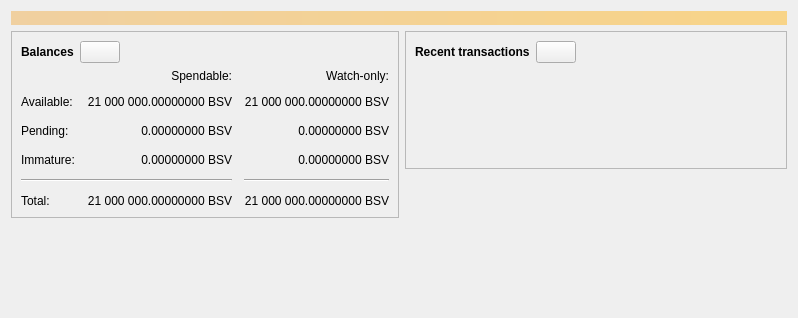
<?xml version="1.0" encoding="UTF-8"?>
<ui version="4.0">
 <class>OverviewPage</class>
 <widget class="QWidget" name="OverviewPage">
  <property name="geometry">
   <rect>
    <x>0</x>
    <y>0</y>
    <width>798</width>
    <height>318</height>
   </rect>
  </property>
  <property name="windowTitle">
   <string>Form</string>
  </property>
  <layout class="QVBoxLayout" name="topLayout">
   <item>
    <widget class="QLabel" name="labelAlerts">
     <property name="visible">
      <bool>false</bool>
     </property>
     <property name="styleSheet">
      <string notr="true">QLabel { background-color: qlineargradient(x1: 0, y1: 0, x2: 1, y2: 0, stop:0 #F0D0A0, stop:1 #F8D488); color:#000000; }</string>
     </property>
     <property name="wordWrap">
      <bool>true</bool>
     </property>
     <property name="margin">
      <number>3</number>
     </property>
     <property name="textInteractionFlags">
      <set>Qt::TextSelectableByMouse</set>
     </property>
    </widget>
   </item>
   <item>
    <layout class="QHBoxLayout" name="horizontalLayout" stretch="1,1">
     <item>
      <layout class="QVBoxLayout" name="verticalLayout_2">
       <item>
        <widget class="QFrame" name="frame">
         <property name="frameShape">
          <enum>QFrame::StyledPanel</enum>
         </property>
         <property name="frameShadow">
          <enum>QFrame::Raised</enum>
         </property>
         <layout class="QVBoxLayout" name="verticalLayout_4">
          <item>
           <layout class="QHBoxLayout" name="horizontalLayout_4">
            <item>
             <widget class="QLabel" name="label_5">
              <property name="font">
               <font>
                <weight>75</weight>
                <bold>true</bold>
               </font>
              </property>
              <property name="text">
               <string>Balances</string>
              </property>
             </widget>
            </item>
            <item>
             <widget class="QPushButton" name="labelWalletStatus">
              <property name="enabled">
               <bool>true</bool>
              </property>
              <property name="maximumSize">
               <size>
                <width>45</width>
                <height>16777215</height>
               </size>
              </property>
              <property name="toolTip">
               <string>The displayed information may be out of date. Your wallet automatically synchronizes with the Bsvcoin network after a connection is established, but this process has not completed yet.</string>
              </property>
              <property name="text">
               <string/>
              </property>
              <property name="icon">
               <iconset resource="../bsvcoin.qrc">
                <normaloff>:/icons/warning</normaloff>
                <disabledoff>:/icons/warning</disabledoff>:/icons/warning</iconset>
              </property>
              <property name="iconSize">
               <size>
                <width>24</width>
                <height>24</height>
               </size>
              </property>
             </widget>
            </item>
            <item>
             <spacer name="horizontalSpacer_3">
              <property name="orientation">
               <enum>Qt::Horizontal</enum>
              </property>
              <property name="sizeHint" stdset="0">
               <size>
                <width>40</width>
                <height>20</height>
               </size>
              </property>
             </spacer>
            </item>
           </layout>
          </item>
          <item>
           <layout class="QGridLayout" name="gridLayout">
            <property name="spacing">
             <number>12</number>
            </property>
            <item row="2" column="2">
             <widget class="QLabel" name="labelWatchPending">
              <property name="cursor">
               <cursorShape>IBeamCursor</cursorShape>
              </property>
              <property name="toolTip">
               <string>Unconfirmed transactions to watch-only addresses</string>
              </property>
              <property name="text">
               <string notr="true">0.00000000 BSV</string>
              </property>
              <property name="alignment">
               <set>Qt::AlignRight|Qt::AlignTrailing|Qt::AlignVCenter</set>
              </property>
              <property name="textInteractionFlags">
               <set>Qt::LinksAccessibleByMouse|Qt::TextSelectableByKeyboard|Qt::TextSelectableByMouse</set>
              </property>
             </widget>
            </item>
            <item row="2" column="1">
             <widget class="QLabel" name="labelUnconfirmed">
              <property name="cursor">
               <cursorShape>IBeamCursor</cursorShape>
              </property>
              <property name="toolTip">
               <string>Total of transactions that have yet to be confirmed, and do not yet count toward the spendable balance</string>
              </property>
              <property name="text">
               <string notr="true">0.00000000 BSV</string>
              </property>
              <property name="alignment">
               <set>Qt::AlignRight|Qt::AlignTrailing|Qt::AlignVCenter</set>
              </property>
              <property name="textInteractionFlags">
               <set>Qt::LinksAccessibleByMouse|Qt::TextSelectableByKeyboard|Qt::TextSelectableByMouse</set>
              </property>
             </widget>
            </item>
            <item row="3" column="2">
             <widget class="QLabel" name="labelWatchImmature">
              <property name="cursor">
               <cursorShape>IBeamCursor</cursorShape>
              </property>
              <property name="toolTip">
               <string>Mined balance in watch-only addresses that has not yet matured</string>
              </property>
              <property name="text">
               <string notr="true">0.00000000 BSV</string>
              </property>
              <property name="alignment">
               <set>Qt::AlignRight|Qt::AlignTrailing|Qt::AlignVCenter</set>
              </property>
              <property name="textInteractionFlags">
               <set>Qt::LinksAccessibleByMouse|Qt::TextSelectableByKeyboard|Qt::TextSelectableByMouse</set>
              </property>
             </widget>
            </item>
            <item row="4" column="0" colspan="2">
             <widget class="Line" name="line">
              <property name="orientation">
               <enum>Qt::Horizontal</enum>
              </property>
             </widget>
            </item>
            <item row="4" column="2">
             <widget class="Line" name="lineWatchBalance">
              <property name="sizePolicy">
               <sizepolicy hsizetype="Preferred" vsizetype="Fixed">
                <horstretch>0</horstretch>
                <verstretch>0</verstretch>
               </sizepolicy>
              </property>
              <property name="minimumSize">
               <size>
                <width>140</width>
                <height>0</height>
               </size>
              </property>
              <property name="orientation">
               <enum>Qt::Horizontal</enum>
              </property>
             </widget>
            </item>
            <item row="5" column="0">
             <widget class="QLabel" name="labelTotalText">
              <property name="text">
               <string>Total:</string>
              </property>
             </widget>
            </item>
            <item row="3" column="1">
             <widget class="QLabel" name="labelImmature">
              <property name="cursor">
               <cursorShape>IBeamCursor</cursorShape>
              </property>
              <property name="toolTip">
               <string>Mined balance that has not yet matured</string>
              </property>
              <property name="text">
               <string notr="true">0.00000000 BSV</string>
              </property>
              <property name="alignment">
               <set>Qt::AlignRight|Qt::AlignTrailing|Qt::AlignVCenter</set>
              </property>
              <property name="textInteractionFlags">
               <set>Qt::LinksAccessibleByMouse|Qt::TextSelectableByKeyboard|Qt::TextSelectableByMouse</set>
              </property>
             </widget>
            </item>
            <item row="2" column="3">
             <spacer name="horizontalSpacer_2">
              <property name="orientation">
               <enum>Qt::Horizontal</enum>
              </property>
              <property name="sizeHint" stdset="0">
               <size>
                <width>40</width>
                <height>20</height>
               </size>
              </property>
             </spacer>
            </item>
            <item row="3" column="0">
             <widget class="QLabel" name="labelImmatureText">
              <property name="text">
               <string>Immature:</string>
              </property>
             </widget>
            </item>
            <item row="5" column="1">
             <widget class="QLabel" name="labelTotal">
              <property name="cursor">
               <cursorShape>IBeamCursor</cursorShape>
              </property>
              <property name="toolTip">
               <string>Your current total balance</string>
              </property>
              <property name="text">
               <string notr="true">21 000 000.00000000 BSV</string>
              </property>
              <property name="alignment">
               <set>Qt::AlignRight|Qt::AlignTrailing|Qt::AlignVCenter</set>
              </property>
              <property name="textInteractionFlags">
               <set>Qt::LinksAccessibleByMouse|Qt::TextSelectableByKeyboard|Qt::TextSelectableByMouse</set>
              </property>
             </widget>
            </item>
            <item row="5" column="2">
             <widget class="QLabel" name="labelWatchTotal">
              <property name="cursor">
               <cursorShape>IBeamCursor</cursorShape>
              </property>
              <property name="toolTip">
               <string>Current total balance in watch-only addresses</string>
              </property>
              <property name="text">
               <string notr="true">21 000 000.00000000 BSV</string>
              </property>
              <property name="alignment">
               <set>Qt::AlignRight|Qt::AlignTrailing|Qt::AlignVCenter</set>
              </property>
              <property name="textInteractionFlags">
               <set>Qt::LinksAccessibleByMouse|Qt::TextSelectableByKeyboard|Qt::TextSelectableByMouse</set>
              </property>
             </widget>
            </item>
            <item row="0" column="2">
             <widget class="QLabel" name="labelWatchonly">
              <property name="text">
               <string>Watch-only:</string>
              </property>
              <property name="alignment">
               <set>Qt::AlignRight|Qt::AlignTrailing|Qt::AlignVCenter</set>
              </property>
             </widget>
            </item>
            <item row="1" column="0">
             <widget class="QLabel" name="labelBalanceText">
              <property name="text">
               <string>Available:</string>
              </property>
             </widget>
            </item>
            <item row="1" column="1">
             <widget class="QLabel" name="labelBalance">
              <property name="cursor">
               <cursorShape>IBeamCursor</cursorShape>
              </property>
              <property name="toolTip">
               <string>Your current spendable balance</string>
              </property>
              <property name="text">
               <string notr="true">21 000 000.00000000 BSV</string>
              </property>
              <property name="alignment">
               <set>Qt::AlignRight|Qt::AlignTrailing|Qt::AlignVCenter</set>
              </property>
              <property name="textInteractionFlags">
               <set>Qt::LinksAccessibleByMouse|Qt::TextSelectableByKeyboard|Qt::TextSelectableByMouse</set>
              </property>
             </widget>
            </item>
            <item row="1" column="2">
             <widget class="QLabel" name="labelWatchAvailable">
              <property name="cursor">
               <cursorShape>IBeamCursor</cursorShape>
              </property>
              <property name="toolTip">
               <string>Your current balance in watch-only addresses</string>
              </property>
              <property name="text">
               <string notr="true">21 000 000.00000000 BSV</string>
              </property>
              <property name="alignment">
               <set>Qt::AlignRight|Qt::AlignTrailing|Qt::AlignVCenter</set>
              </property>
              <property name="textInteractionFlags">
               <set>Qt::LinksAccessibleByMouse|Qt::TextSelectableByKeyboard|Qt::TextSelectableByMouse</set>
              </property>
             </widget>
            </item>
            <item row="2" column="0">
             <widget class="QLabel" name="labelPendingText">
              <property name="text">
               <string>Pending:</string>
              </property>
             </widget>
            </item>
            <item row="0" column="1">
             <widget class="QLabel" name="labelSpendable">
              <property name="text">
               <string>Spendable:</string>
              </property>
              <property name="alignment">
               <set>Qt::AlignRight|Qt::AlignTrailing|Qt::AlignVCenter</set>
              </property>
             </widget>
            </item>
           </layout>
          </item>
         </layout>
        </widget>
       </item>
       <item>
        <spacer name="verticalSpacer">
         <property name="orientation">
          <enum>Qt::Vertical</enum>
         </property>
         <property name="sizeHint" stdset="0">
          <size>
           <width>20</width>
           <height>40</height>
          </size>
         </property>
        </spacer>
       </item>
      </layout>
     </item>
     <item>
      <layout class="QVBoxLayout" name="verticalLayout_3">
       <item>
        <widget class="QFrame" name="frame_2">
         <property name="frameShape">
          <enum>QFrame::StyledPanel</enum>
         </property>
         <property name="frameShadow">
          <enum>QFrame::Raised</enum>
         </property>
         <layout class="QVBoxLayout" name="verticalLayout">
          <item>
           <layout class="QHBoxLayout" name="horizontalLayout_2">
            <item>
             <widget class="QLabel" name="label_4">
              <property name="font">
               <font>
                <weight>75</weight>
                <bold>true</bold>
               </font>
              </property>
              <property name="text">
               <string>Recent transactions</string>
              </property>
             </widget>
            </item>
            <item>
             <widget class="QPushButton" name="labelTransactionsStatus">
              <property name="enabled">
               <bool>true</bool>
              </property>
              <property name="maximumSize">
               <size>
                <width>45</width>
                <height>16777215</height>
               </size>
              </property>
              <property name="toolTip">
               <string>The displayed information may be out of date. Your wallet automatically synchronizes with the Bsvcoin network after a connection is established, but this process has not completed yet.</string>
              </property>
              <property name="text">
               <string/>
              </property>
              <property name="icon">
               <iconset resource="../bsvcoin.qrc">
                <normaloff>:/icons/warning</normaloff>
                <disabledoff>:/icons/warning</disabledoff>:/icons/warning</iconset>
              </property>
              <property name="iconSize">
               <size>
                <width>24</width>
                <height>24</height>
               </size>
              </property>
             </widget>
            </item>
            <item>
             <spacer name="horizontalSpacer">
              <property name="orientation">
               <enum>Qt::Horizontal</enum>
              </property>
              <property name="sizeHint" stdset="0">
               <size>
                <width>40</width>
                <height>20</height>
               </size>
              </property>
             </spacer>
            </item>
           </layout>
          </item>
          <item>
           <widget class="TransactionOverviewWidget" name="listTransactions">
            <property name="styleSheet">
             <string notr="true">QListView { background: transparent; }</string>
            </property>
            <property name="frameShape">
             <enum>QFrame::NoFrame</enum>
            </property>
            <property name="verticalScrollBarPolicy">
             <enum>Qt::ScrollBarAlwaysOff</enum>
            </property>
            <property name="horizontalScrollBarPolicy">
             <enum>Qt::ScrollBarAlwaysOff</enum>
            </property>
            <property name="sizeAdjustPolicy">
             <enum>QAbstractScrollArea::AdjustToContents</enum>
            </property>
            <property name="selectionMode">
             <enum>QAbstractItemView::NoSelection</enum>
            </property>
            <property name="uniformItemSizes">
             <bool>true</bool>
            </property>
           </widget>
          </item>
         </layout>
        </widget>
       </item>
       <item>
        <spacer name="verticalSpacer_2">
         <property name="orientation">
          <enum>Qt::Vertical</enum>
         </property>
         <property name="sizeHint" stdset="0">
          <size>
           <width>20</width>
           <height>40</height>
          </size>
         </property>
        </spacer>
       </item>
      </layout>
     </item>
    </layout>
   </item>
  </layout>
 </widget>
 <customwidgets>
  <customwidget>
   <class>TransactionOverviewWidget</class>
   <extends>QListView</extends>
   <header>qt/transactionoverviewwidget.h</header>
  </customwidget>
 </customwidgets>
 <resources/>
 <connections/>
</ui>
